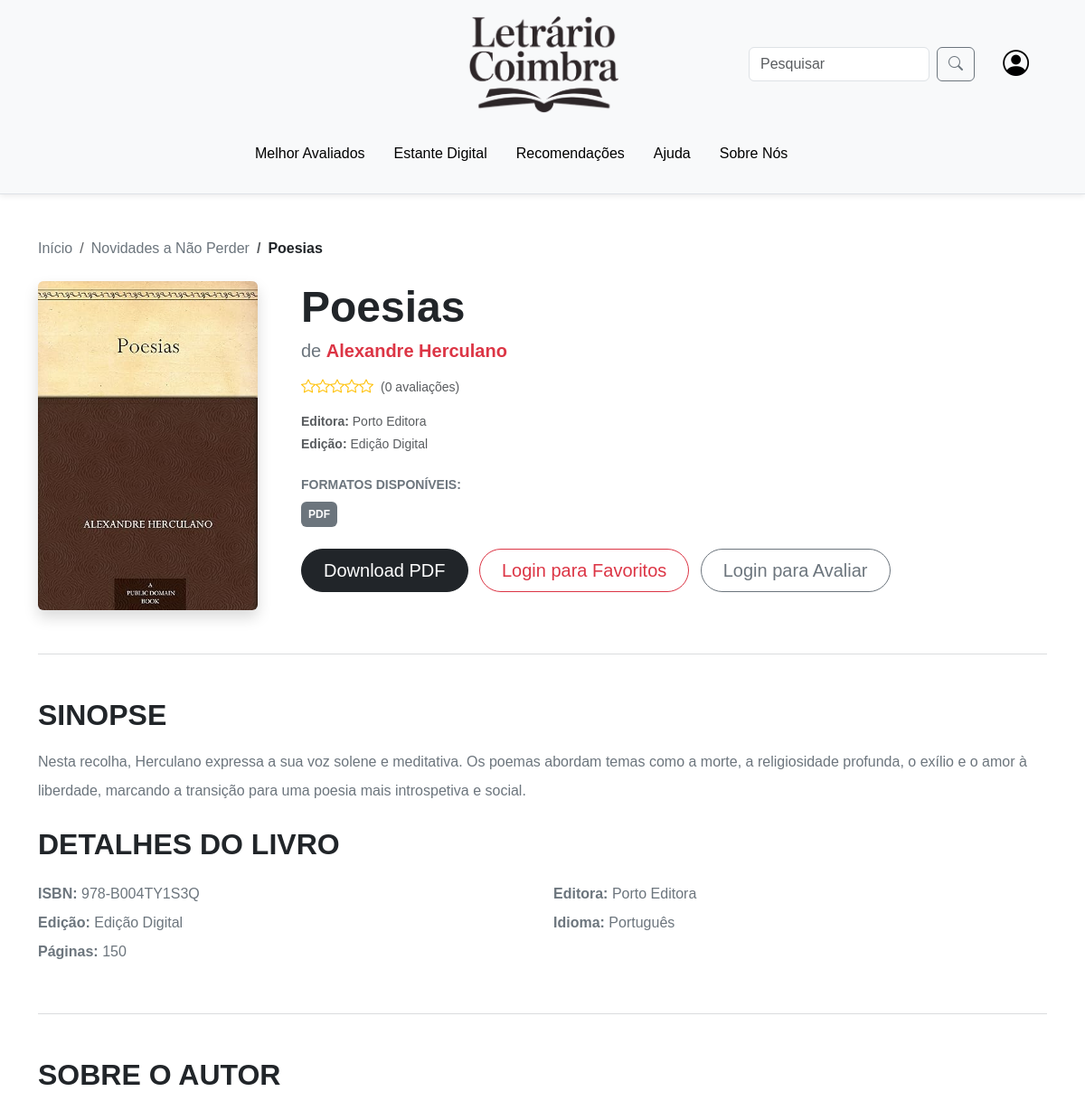
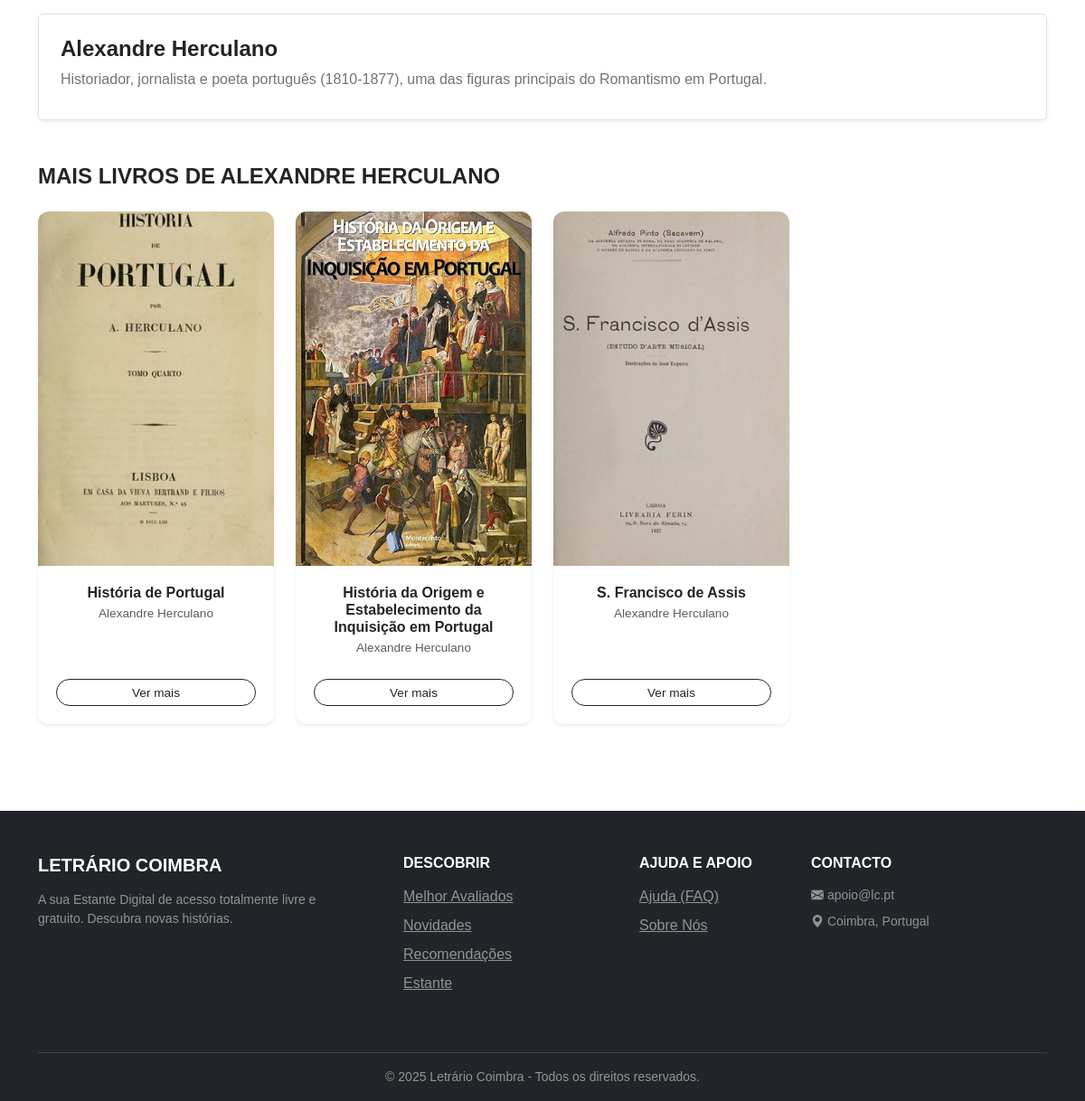
The app's page /livro.php?id=77&origem=novidadesnperder with its own data (2 pictures, top to bottom).
### tables this page shows
CREATE TABLE IF NOT EXISTS `livros` (
  `id` int NOT NULL AUTO_INCREMENT,
  `categoria_id` int NOT NULL,
  `titulo` varchar(255) NOT NULL,
  `autor` varchar(100) DEFAULT NULL,
  `descricao_curta` text,
  `sinopse_completa` text,
  `imagem_capa` varchar(255) DEFAULT NULL,
  `edicao` varchar(50) DEFAULT NULL,
  `isbn` varchar(50) DEFAULT NULL,
  `editora` varchar(100) DEFAULT NULL,
  `paginas` int DEFAULT NULL,
  `idioma` varchar(50) DEFAULT 'Português',
  `autor_id` int DEFAULT NULL,
  `ativo` tinyint(1) DEFAULT '1',
  PRIMARY KEY (`id`)
);

CREATE TABLE IF NOT EXISTS `autores` (
  `id` int NOT NULL AUTO_INCREMENT,
  `nome` varchar(100) NOT NULL,
  `biografia` text,
  PRIMARY KEY (`id`)
);

### livro.php (the view, shortened to what this page needs)
<?php
require('includes/connection.php');
$livro_id = (int)$_GET['id'];
$sql = "SELECT l.*,
               c.nome as nome_categoria, c.nome_url,
               a.nome as nome_autor, a.biografia as bio_autor,
               COUNT(av.id) as reviews,
               COALESCE(AVG(av.estrelas), 0) as rating
        FROM livros l
        LEFT JOIN categorias c ON l.categoria_id = c.id
        LEFT JOIN autores a ON l.autor_id = a.id
        LEFT JOIN avaliacoes av ON l.id = av.livro_id
        WHERE l.id = :id AND l.ativo = 1
        GROUP BY l.id";
$stmt = $dbh->prepare($sql);
$stmt->bindValue(':id', $livro_id);
$stmt->execute();
$livro = $stmt->fetch(PDO::FETCH_ASSOC);
$media_exata = $livro['rating'];
$estrelas_visual = round($media_exata);
$total_reviews = $livro['reviews'];
$sqlSugestao = "SELECT id, titulo, imagem_capa, autor_id
                FROM livros
                WHERE autor_id = :aid AND id != :lid AND ativo = 1
                ORDER BY RAND() LIMIT 5";
$stmtSug = $dbh->prepare($sqlSugestao);
$stmtSug->bindValue(':aid', $livro['autor_id']);
$stmtSug->bindValue(':lid', $livro_id);
$stmtSug->execute();
$todos_sugestao = $stmtSug->fetchAll(PDO::FETCH_ASSOC);
$outros_livros = array_slice($todos_sugestao, 0, 4);
?>
<!DOCTYPE html>
<html lang="pt-pt">
<head>
    <link href="https://cdn.jsdelivr.net/npm/bootstrap@5.3.8/dist/css/bootstrap.min.css" rel="stylesheet">
    <link rel="stylesheet" href="https://cdn.jsdelivr.net/npm/bootstrap-icons@1.10.0/font/bootstrap-icons.css">
    <link rel="stylesheet" href="css/outraspag.css">
</head>
<body class="d-flex flex-column min-vh-100 bg-white">
    <?php
    if (isset($_SESSION['username']) && !empty($_SESSION['username'])) {
        require('includes/headerlog.php');
    } else {
        require('includes/header.php');
    }
    ?>
    <main class="container my-5 flex-grow-1">
        <nav aria-label="breadcrumb" class="mb-4">
            <ol class="breadcrumb">
                <li class="breadcrumb-item"><a href="index.php" class="text-decoration-none text-secondary">Início</a></li>
                <?php
                $origem = $_GET['origem'] ?? '';
                if ($origem === 'novidadesnperder') {
                    echo '<li class="breadcrumb-item"><a href="categoria.php?tipo=novidadesnperder" class="text-decoration-none text-secondary">Novidades a Não Perder</a></li>';
                }
                elseif ($origem === 'melhoravaliados') {
                    echo '<li class="breadcrumb-item"><a href="categoria.php?tipo=melhoravaliados" class="text-decoration-none text-secondary">Melhor Avaliados</a></li>';
                }
                elseif ($origem === 'foco') {
                }
                ?>
                <li class="breadcrumb-item active text-dark fw-semibold" aria-current="page">
                    <?php echo htmlspecialchars($livro['titulo']); ?>
                </li>
            </ol>
        </nav>
        <div class="row gx-lg-5 gy-4">
            <div class="col-12 col-md-4 col-lg-3 text-center">
                <img src="<?php echo htmlspecialchars($livro['imagem_capa']); ?>" class="img-fluid rounded shadow w-100 object-fit-cover" style="max-width: 300px;" alt="Capa do livro">
            </div>
            <div class="col-12 col-md-8 col-lg-9 ps-md-4">
                <h1 class="display-5 fw-bold mb-2 text-dark"><?php echo htmlspecialchars($livro['titulo']); ?></h1>
                <p class="h5 mb-3 text-secondary">de <a href="#sobre-autor" class="link-danger text-decoration-none fw-bold"><?php echo htmlspecialchars($livro['nome_autor'] ?? 'Autor Desconhecido'); ?></a></p>
                <div class="mb-3 text-warning d-flex align-items-center" title="Rating: <?php echo number_format($media_exata, 1); ?>">
                    <div class="me-2" id="box-estrelas">
                        <?php
                        for ($i = 1; $i <= 5; $i++):
                            echo ($i <= $estrelas_visual) ? '<i class="bi bi-star-fill"></i>' : '<i class="bi bi-star"></i>';
                        endfor;
                        ?>
                    </div>
                    <span class="small text-muted text-black">
                        (<span id="total-avaliacoes" data-livroid="<?php echo $livro['id']; ?>"><?php echo $total_reviews; ?></span> avaliações)
                    </span>
                </div>
                <div class="mb-4 text-muted small">
                    <p class="mb-1"><strong>Editora:</strong> <?php echo htmlspecialchars($livro['editora']); ?></p>
                    <p class="mb-0"><strong>Edição:</strong> <?php echo htmlspecialchars($livro['edicao']); ?></p>
                </div>
                <p class="text-uppercase small fw-bold mb-2 text-secondary">Formatos Disponíveis:</p>
                <div class="mb-4">
                    <span class="badge bg-secondary p-2">PDF</span>
                </div>
                <div class="d-grid gap-2 d-md-block">
                    <a href="pdfs/livro.html" download class="btn btn-dark btn-lg px-4 rounded-pill">Download PDF</a>
                    <?php if(isset($_SESSION['username'])): ?>
                        <button type="button" class="btn btn-outline-danger btn-lg px-4 rounded-pill ms-md-2" onclick="adicionarFavorito()">
                            <i class="bi bi-heart"></i> Adicionar aos Favoritos
                        </button>
                        <button type="button" class="btn btn-outline-secondary btn-lg px-4 rounded-pill ms-md-2" data-bs-toggle="modal" data-bs-target="#modalAvaliacao">
                            Avaliar
                        </button>
                    <?php else: ?>
    <?php
        $link_atual = "livro.php?id=" . $livro['id'];
        if(isset($_GET['origem'])) {
            $link_atual .= "&origem=" . htmlspecialchars($_GET['origem']);
        }
        $link_retorno = urlencode($link_atual);
    ?>
    <a href="conta.php?voltar=<?php echo $link_retorno; ?>" class="btn btn-outline-danger btn-lg px-4 rounded-pill ms-md-2">Login para Favoritos</a>
    <a href="conta.php?voltar=<?php echo $link_retorno; ?>" class="btn btn-outline-secondary btn-lg px-4 rounded-pill ms-md-2">Login para Avaliar</a>
<?php endif; ?>
                </div>
            </div>
        </div>
        <hr class="my-5 text-secondary opacity-25">
        <div class="row mb-4">
            <div class="col-12">
                <h2 class="d-none d-md-block text-uppercase fw-bold mb-3">Sinopse</h2>
                <div class="collapse d-md-block" id="collapseSinopse">
                    <div class="text-secondary lh-lg">
                        <?php echo nl2br(htmlspecialchars($livro['sinopse_completa'])); ?>
                    </div>
                </div>
            </div>
        </div>
        <div class="row mb-5">
            <div class="col-12">
                <h2 class="d-none d-md-block text-uppercase fw-bold mb-3">Detalhes do Livro</h2>
                <div class="collapse d-md-block" id="collapseDetalhes">
                    <div class="pt-2">
                         <div class="row">
                             <div class="col-md-6">
                                <ul class="list-unstyled mb-0 text-secondary">
                                    <li class="mb-2"><strong>ISBN:</strong> <?php echo htmlspecialchars($livro['isbn']); ?></li>
                                    <li class="mb-2"><strong>Edição:</strong> <?php echo htmlspecialchars($livro['edicao']); ?></li>
                                    <li class="mb-2"><strong>Páginas:</strong> <?php echo htmlspecialchars($livro['paginas']); ?></li>
                                </ul>
                             </div>
                             <div class="col-md-6">
                                 <ul class="list-unstyled mb-0 text-secondary">
                                    <li class="mb-2"><strong>Editora:</strong> <?php echo htmlspecialchars($livro['editora']); ?></li>
                                    <li class="mb-2"><strong>Idioma:</strong> <?php echo htmlspecialchars($livro['idioma']); ?></li>
                                </ul>
                             </div>
                         </div>
                    </div>
                </div>
            </div>
        </div>
        <hr class="my-5 text-secondary opacity-25">
        <div class="row mb-5" id="sobre-autor">
            <div class="col-12">
                <h2 class="text-uppercase fw-bold mb-4">Sobre o Autor</h2>
                <div class="d-flex flex-column flex-md-row align-items-center align-items-md-start gap-4 p-4 bg-white rounded shadow-sm border">
                    <div class="text-center text-md-start">
                        <h3 class="h4 fw-bold mb-2"><?php echo htmlspecialchars($livro['nome_autor'] ?? 'Autor Desconhecido'); ?></h3>
                        <p class="text-secondary mb-2">
                            <?php echo nl2br(htmlspecialchars($livro['bio_autor'] ?? 'Biografia não disponível.')); ?>
                        </p>
                    </div>
                </div>
            </div>
        </div>
        <div class="row mt-5">
            <div class="col-12">
                <div class="d-flex justify-content-between align-items-center mb-4">
                    <h2 class="text-uppercase fw-bold mb-0 fs-4">Mais livros de <?php echo htmlspecialchars($livro['nome_autor']); ?></h2>
                </div>
                <div class="row row-cols-2 row-cols-md-4 g-4">
                    <?php if (count($outros_livros) > 0): ?>
                        <?php foreach ($outros_livros as $sugestao): ?>
                        <div class="col">
                            <div class="card h-100 border-0 shadow-sm book-card">
                                <div class="overflow-hidden rounded-top">
                                    <?php $link_extra = isset($_GET['origem']) ? '&origem=' . htmlspecialchars($_GET['origem']) : ''; ?>
                                    <a href="livro.php?id=<?php echo $sugestao['id'] . $link_extra; ?>">
                                        <img src="<?php echo htmlspecialchars($sugestao['imagem_capa']); ?>" class="card-img-top object-fit-cover" style="aspect-ratio: 2/3; width: 100%;" alt="Capa">
                                    </a>
                                </div>
                                <div class="card-body text-center d-flex flex-column justify-content-between">
                                    <div>
                                        <h6 class="card-title fw-bold mb-1 text-dark">
                                            <a href="livro.php?id=<?php echo $sugestao['id'] . $link_extra; ?>" class="text-decoration-none text-dark">
                                                <?php echo htmlspecialchars($sugestao['titulo']); ?>
                                            </a>
                                        </h6>
                                        <p class="card-text text-muted small mb-3">
                                            <?php echo htmlspecialchars($livro['nome_autor']); ?>
                                        </p>
                                    </div>
                                    <a href="livro.php?id=<?php echo $sugestao['id'] . $link_extra; ?>" class="btn btn-outline-dark rounded-pill w-100 btn-sm fw-medium mt-2">
                                        Ver mais
                                    </a>
                                </div>
                            </div>
                        </div>
                        <?php endforeach; ?>
                    <?php else: ?>
                        <p class="text-muted w-100 text-center">Este autor ainda não tem outros livros registados.</p>
                    <?php endif; ?>
                </div>
            </div>
        </div>
    </main>
    <?php require('includes/footer.php'); ?>
    <div class="toast-container position-fixed bottom-0 end-0 p-3" style="z-index: 1055;">
    </div>
</body>
</html>

### css/outraspag.css (style rules this page uses)
body { font-family: Verdana, Geneva, Tahoma, sans-serif; }
.book-card { transition: transform 0.3s ease, box-shadow 0.3s ease; cursor: pointer; border-radius: 0.75rem; overflow: hidden; }
.book-card .btn-outline-dark { border-radius: 50px; padding: 0.3rem 1rem; font-size: 0.85rem; font-weight: 500; transition: all 0.3s ease; border-width: 1px; height: 30px; }
.book-card img { transition: transform 0.3s ease; object-fit: cover; }
.book-card .card-text { font-size: 0.85rem; height: 1.25rem; overflow: hidden; }
.book-card .card-body { padding: 1.25rem; }

### records on screen
livros: titulo "Poesias", imagem_capa (picture), autor.nome "Alexandre Herculano", editora "Porto Editora", edicao "Edição Digital", sinopse_completa "Nesta recolha, Herculano expressa a sua voz solene e meditativa. Os poemas abordam temas como a morte, a religiosidade profunda, o exílio e o amor à liberdade, marcando a transição para uma poesia mais introspetiva e social.", isbn "978-B004TY1S3Q", paginas "150", idioma "Português", autor.biografia "Historiador, jornalista e poeta português (1810-1877), uma das figuras principais do Romantismo em Portugal.", autor.nome "ALEXANDRE HERCULANO"
livros: imagem_capa (picture), titulo "História de Portugal", autor.nome "Alexandre Herculano"
livros: imagem_capa (picture), titulo "História da Origem e Estabelecimento da Inquisição em Portugal", autor.nome "Alexandre Herculano"
livros: imagem_capa (picture), titulo "S. Francisco de Assis", autor.nome "Alexandre Herculano"

### other values on screen
$total_reviews "0"
